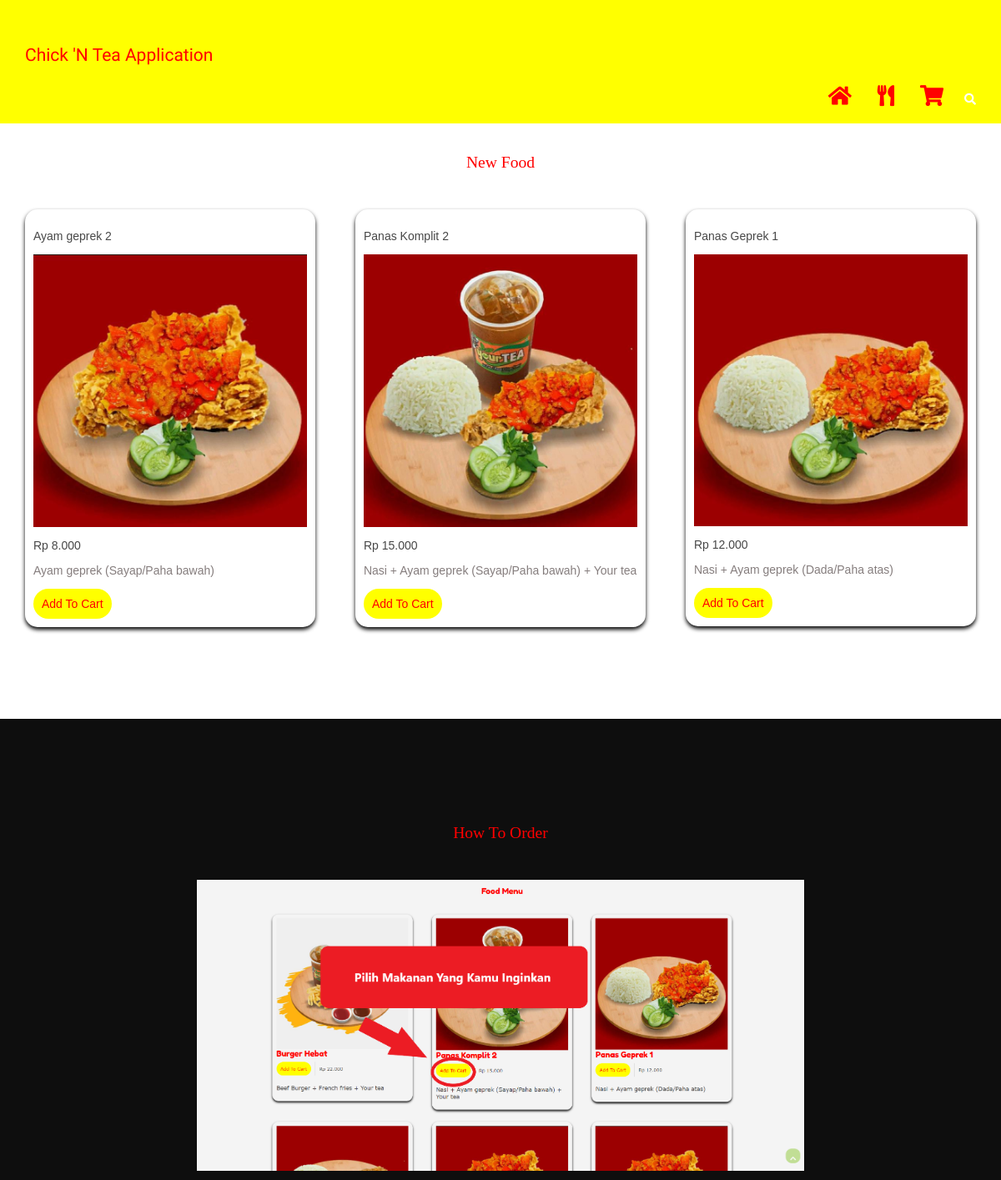
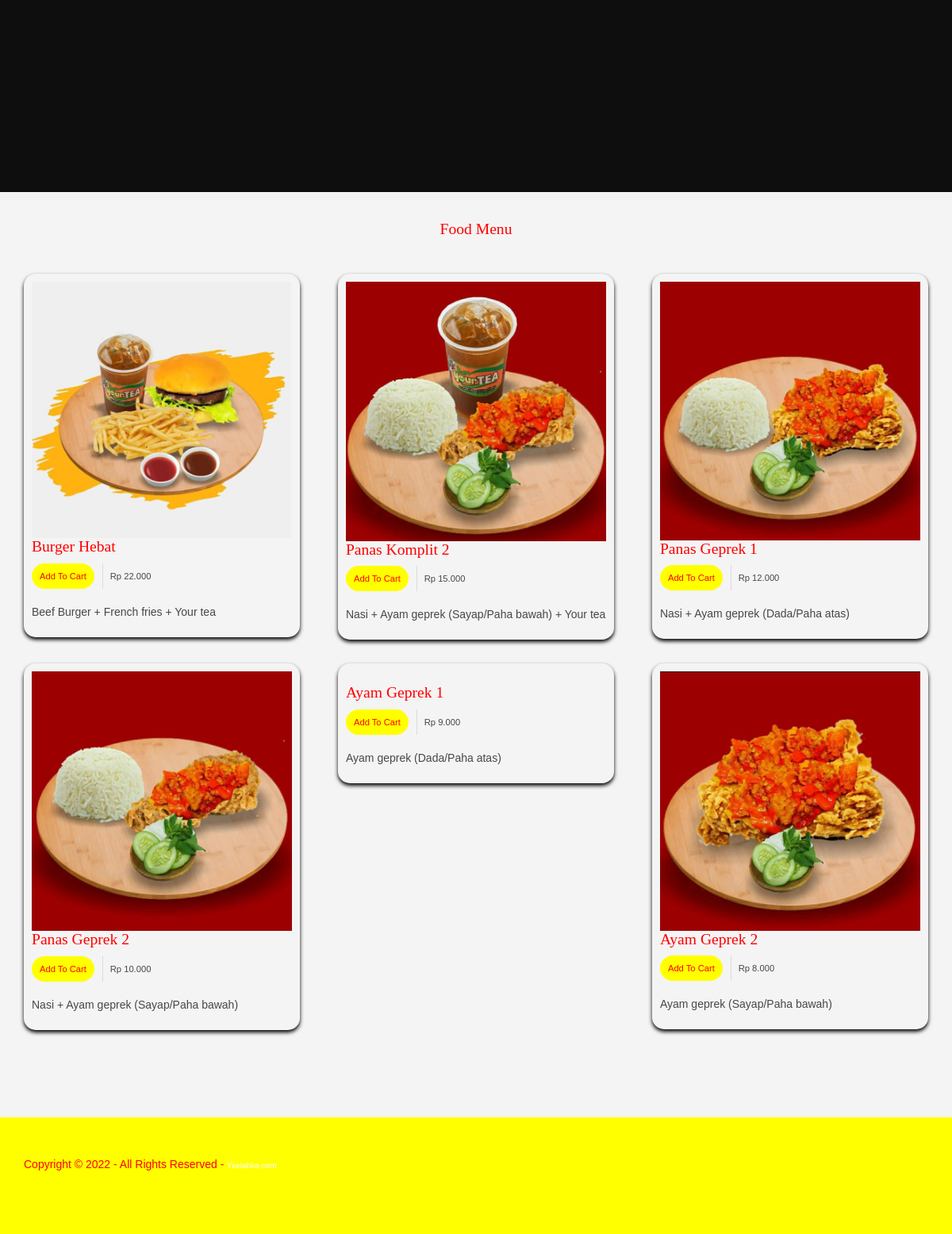
The page / on the database its author committed (2 pictures, top to bottom).
### tables this page shows
CREATE TABLE `tb_menu` (
  `tm_id` int(11) NOT NULL,
  `tm_food_name` varchar(255) NOT NULL,
  `tm_desc` varchar(255) NOT NULL,
  `tm_price` varchar(255) NOT NULL,
  `tm_img` varchar(255) NOT NULL,
  `tm_created__at` timestamp NOT NULL DEFAULT current_timestamp(),
  `tm_updated_at` timestamp NOT NULL DEFAULT current_timestamp()
);

### index.php (the view, shortened to what this page needs)
<!DOCTYPE html>
<?php
include_once "conn.php";
?>
<html lang="">
<head>
<link href="layout/styles/layout.css" rel="stylesheet" type="text/css" media="all">
<link href="layout/styles/slide.css" rel="stylesheet" type="text/css" media="all">
</head>
<body id="top">
<div class="wrapper row0">
  <div id="topbar" class="hoc clear">
      <h1 class="title-sub">Chick 'N Tea Application</h1>
    <div class="fl_right">
      <ul class="nospace">
        <li><a href="#"><i class="fas fa-home" style="font-size: 25px; color: red;"></i></a></li>
        <li><a href="#latest" title="Food Menu"><i class="fas fa-utensils" style="font-size: 25px; color: red"></i></a></li>
        <li><a href="Cart.php" title="Cart"><i class="fas fa-shopping-cart" style="font-size: 25px; color: red"></i></a></li>
        <li id="searchform">
        </li>
      </ul>
    </div>
  </div>
</div>
<div class="wrapper row3">
  <section id="services" class="hoc container clear">
    <div class="sectiontitle">
      <h6 class="heading">New Food</h6>
    </div>
    <ul class="nospace group grid-3">
    <?php
    $newProduct = mysqli_query($query, "SELECT * FROM tb_menu ORDER BY tm_id DESC LIMIT 1");
    while ($np = $newProduct->fetch_assoc()) {
    $rupiah = "Rp " . number_format($np['tm_price'],0,',','.');
    ?>
      <li class="one_third">
        <form action="add_new.php" method="POST">
        <article>
          <p class="heading2"><?= $np['tm_food_name']; ?></p>
          <img class="image" src="<?= $np['tm_img']; ?>">
          <p><?= $rupiah ?></p>
          <p class="pt"><?= $np['tm_desc']; ?></p>
          <li> <footer><input type="submit" class="btncss" name="add" value="Add To Cart"></footer></li>
        </article>
        </form>
      </li>
    <?php } ?>
    <?php
    $newProduct = mysqli_query($query, "SELECT * FROM tb_menu ORDER BY tm_id !=1 DESC LIMIT 2");
    while ($np = $newProduct->fetch_assoc()) {
      $rupiah = "Rp " . number_format($np['tm_price'],0,',','.');
      ?>
      <li class="one_third">
        <form action="add_new.php" method="POST">
        <article>
          <p class="heading2"><?= $np['tm_food_name']; ?></p>
          <img class="image" src="<?= $np['tm_img']; ?>">
          <p><?= $rupiah ?></p>
          <p class="pt"><?= $np['tm_desc']; ?></p>
          <li> <footer><input type="submit" class="btncss" name="add" value="Add To Cart"></footer></li>
        </article>
      </form>
      </li>
      <?php } ?>
      </ul>
  </section>
</div>
<div class="bgded overlay">
  <section class="hoc container clear">
    <div id="slideshow">
      <h6 class="heading">How To Order</h6>
      <div class="slide-wrapper">
        <div class="slide"><img src="images/slide1.png" alt=""></div>
      </div>
    </div>
    <section class="hoc container clear">
</div>
<div id="latest" class="wrapper row2">
  <section class="hoc container clear">
    <div  class="sectiontitle">
      <h6 class="heading">Food Menu</h6>
    </div >
    <ul class="nospace group sd-third">
    <?php
    $displayProduct = mysqli_query($query, "SELECT * FROM tb_menu LIMIT 1");
    while ($prod = $displayProduct->fetch_assoc()) {
    $rupiah = "Rp " . number_format($prod['tm_price'],0,',','.');
    ?>
      <li class="one_third first">
        <form action="" method="POST">
          <article>
            <figure><img src="<?= $prod['tm_img']; ?>" alt="">
            <figcaption>
              <h6 class="heading"><?= $prod['tm_food_name']; ?></h6>
              <ul class="nospace meta clear">
             <li> <footer><input type="submit" class="btncss" name="btn" value="Add To Cart"></footer></li>
                <li>
                  <p><?= $rupiah ?></p>
                </li>
              </ul>
            </figcaption>
          </figure>
          <p><?= $prod['tm_desc']; ?></p>
        </article>
      </form>
      </li>
      <?php } ?>
      <?php
      $displayProduct = mysqli_query($query, "SELECT * FROM tb_menu WHERE tm_id !=1 LIMIT 2");
      while ($prod = $displayProduct->fetch_assoc()) {
      $rupiah = "Rp " . number_format($prod['tm_price'],0,',','.');
      ?>
      <li class="one_third">
        <article>
        <form action="" method="POST">
          <figure><img src="<?= $prod['tm_img']; ?>" alt="">
            <figcaption>
              <h6 class="heading"><?= $prod['tm_food_name']; ?></h6>
              <ul class="nospace meta clear">
              <li> <footer><input type="submit" class="btncss" name="btn" value="Add To Cart"></footer></li>
                <li>
                  <p><?= $rupiah ?></p>
                </li>
              </ul>
            </figcaption>
          </figure>
          <p><?= $prod['tm_desc']; ?></p>
        </form>
        </article>
      </li>
      <?php } ?>
      <?php
    $displayProduct = mysqli_query($query, "SELECT * FROM tb_menu WHERE tm_id='4'");
    while ($prod = $displayProduct->fetch_assoc()) {
    $rupiah = "Rp " . number_format($prod['tm_price'],0,',','.');
    ?>
      <li class="one_third first">
        <article>
          <form action="" method="POST">
          <figure><img src="<?= $prod['tm_img']; ?>" alt="">
            <figcaption>
              <h6 class="heading"><?= $prod['tm_food_name']; ?></h6>
              <ul class="nospace meta clear">
              <li> <footer><input type="submit" class="btncss" name="btn" value="Add To Cart"></footer></li>
                <li>
                  <p><?= $rupiah ?></p>
                </li>
              </ul>
            </figcaption>
          </figure>
          <p><?= $prod['tm_desc']; ?></p>
          </form>
        </article>
      </li>
      <?php } ?>
      <?php
      $displayProduct = mysqli_query($query, "SELECT * FROM tb_menu ORDER BY tm_id ASC LIMIT 4,10");
      while ($prod = $displayProduct->fetch_assoc()) {
      $rupiah = "Rp " . number_format($prod['tm_price'],0,',','.');
      ?>
      <li class="one_third">
        <article>
        <form action="" method="POST">
          <figure><img src="<?= $prod['tm_img']; ?>" alt="">
            <figcaption>
              <h6 class="heading"><?= $prod['tm_food_name']; ?></h6>
              <ul class="nospace meta clear">
              <li> <footer><input type="submit" class="btncss" name="btn" value="Add To Cart"></footer></li>
                <li>
                  <p><?= $rupiah ?></p>
                </li>
              </ul>
            </figcaption>
          </figure>
          <p><?= $prod['tm_desc']; ?></p>
        </form>
        </article>
      </li>
      <?php } ?>
    </ul>
</div>
<div class="bgded overlay">
  <div class="wrapper row5">
    <div id="copyright" class="hoc clear">
      <p class="fl_left">Copyright &copy; 2022 - All Rights Reserved - <a href="https://yaelahka.com">Yaelahka.com</a></p>
    </div>
  </div>
</div>
</body>
</html>

### layout/styles/layout.css (style rules this page uses)
#topbar { padding:20px 0px; margin-top: 20px; text-transform:uppercase; }
#topbar ul li { display:inline-block; margin-right:15px; }
#topbar ul li:last-child { margin-right:0; padding-right:0; border-right:none; }
#topbar i { line-height:normal; }
#topbar #searchform { position:relative; line-height:1; z-index:9999; }
#topbar #searchform::after { display:block; height:18px; line-height:18px; padding:0; font-family:"Font Awesome 5 Free"; font-weight:900; content:"\f002"; }
#topbar #searchform ::placeholder { text-transform:capitalize; }
article { box-shadow: 0px 3px 5px black; padding: 10px; border-radius: 15px; margin-bottom: 30px; }
.container { padding:80px 0; }
.sectiontitle { display:block; max-width:55%; margin:0 auto 30px; margin-top: -90px; text-align:center; }
.sectiontitle * { margin: }
.grid-3 > li { margin-bottom:50px; }
.grid-3 > li:nth-last-child(-n+3) { margin-bottom:0; }
.grid-3 > li:nth-child(3n+1) { margin-left:0; clear:left; }
#latest article figure figcaption .heading { margin:0 0 8px 0; }
#latest article figure figcaption .meta { display:block; margin:0 0 20px 0; }
#latest article figure figcaption .meta li { display:inline-block; margin-right:5px; padding-right:10px; border-right:1px solid red; font-size:.8rem; }
#latest article figure figcaption .meta li:last-child { margin-right:0; padding-right:0; border-right:none; }
#copyright { padding:50px 0 80px; border-top:1px solid; }
#copyright * { margin:0; padding:0; }
input[type="submit"] { width: auto; cursor: pointer; height: auto; border-radius: 20px; padding: 10px; display: block; background-color: yellow; color: red; border: none; }
*, *::before, *::after { transition:all .3s ease-in-out; }
.title-sub { font-size: 21px; font-family: 'Mochiy Pop P One', sans-serif; }
.pt { color: rgb(133, 125, 125); font-family: 'Quicksand', sans-serif; }
body { color:#A8A8A8; background-color:#202020; }
a { color:red; border: none ; cursor: pointer; font-size: 10px; padding: 6px; font-family: 'Mochiy Pop P One', sans-serif; border-radius: 15px; background-color: yellow; }
.overlay { color:#FFFFFF; background-color:inherit; }
.overlay::after { color:inherit; background-color:rgba(0,0,0,.55); }
.row0, .row0 a { color:#FFFFFF; background-color:yellow; }
.row2 { color:#474747; background-color:#F4F4F4; }
.row3 { color:#474747; background-color:#FFFFFF; }
.row5, .row5 a { color:white; background-color: yellow; }
#topbar > div:first-of-type i { color:#000000; }
#topbar #searchform { color:inherit; }
#services article { border-color:rgba(0,0,0,.05); }
#latest article figure figcaption .meta li { border-color:rgba(0,0,0,.1); }
#copyright { border-color:yellow; background-color: yellow; }
@media screen and (min-width:1140px) { .hoc { max-width:1140px; } }

### layout/styles/slide.css (style rules this page uses)
#slideshow { text-align: center; overflow: hidden; height: 475px; width: 728px; margin: 0 auto; }
.slide-wrapper { width: 2912px; -webkit-animation: slide 20s ease infinite; }
.slide { float: left; height: auto; width: 728px; }
.slide:nth-child(1) { background: yellow; }

### rows shown on the page
tb_menu: tm_food_name "Ayam geprek 2", tm_img (picture), tm_price "Rp 8.000", tm_desc "Ayam geprek (Sayap/Paha bawah)", tm_food_name "Ayam Geprek 2"
tb_menu: tm_food_name "Panas Komplit 2", tm_img (picture), tm_price "Rp 15.000", tm_desc "Nasi + Ayam geprek (Sayap/Paha bawah) + Your tea"
tb_menu: tm_food_name "Panas Geprek 1", tm_img (picture), tm_price "Rp 12.000", tm_desc "Nasi + Ayam geprek (Dada/Paha atas)"
tb_menu: tm_img (picture), tm_food_name "Burger Hebat", tm_price "Rp 22.000", tm_desc "Beef Burger + French fries + Your tea"
tb_menu: tm_img (picture), tm_food_name "Panas Geprek 2", tm_price "Rp 10.000", tm_desc "Nasi + Ayam geprek (Sayap/Paha bawah)"
tb_menu: tm_food_name "Ayam Geprek 1", tm_price "Rp 9.000", tm_desc "Ayam geprek (Dada/Paha atas)"
